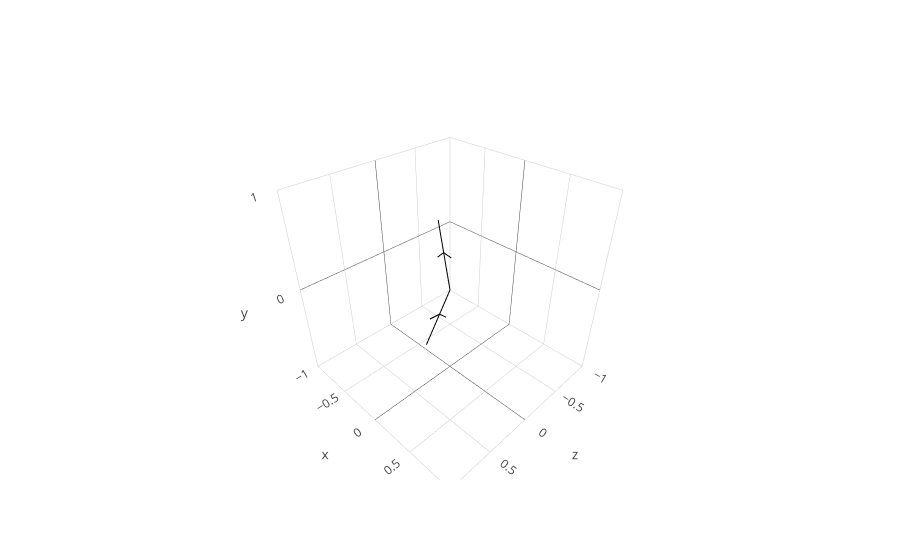

The code cell stored with this chart in its notebook:
### Code cell
arr1 = Arrow(theta=0.2*np.pi, phi=0.1*np.pi, out=False, width=2)
arr2 = Arrow(theta=0.7*np.pi, phi=0.9*np.pi, out=True, width=2)

layout = {
    'autosize': True,
    'scene': {
        'aspectmode': 'cube',
        'xaxis': {'range': [-1, 1], 'autorange': False, 'zeroline': True},
        'yaxis': {'range': [-1, 1], 'autorange': False, 'zeroline': True},
        'zaxis': {'range': [-1, 1], 'autorange': False, 'zeroline': True},
        'camera': {
            'up': {'x': 0, 'y': 1, 'z': 0} # DOESN'T WORK -- WHY NOT!?
        }
    }
}

plot_data = arr1.data + arr2.data # joins lists
# plot_data = arr1.data

fig = go.Figure(data=plot_data, layout=layout)
iplot(fig)

### Figure 1 — Plotly figure (JSON) as saved in the notebook; plotly's stock layout.template omitted (floating-point values rounded to 4 significant figures)
{"data": [{"line": {"color": "rgb(0,0,0)", "width": 2}, "mode": "lines", "showlegend": false, "type": "scatter3d", "x": [0, 0.559], "y": [0, 0.1816], "z": [0, 0.809]}, {"line": {"color": "rgb(0,0,0)", "width": 2}, "mode": "lines", "showlegend": false, "type": "scatter3d", "x": [0.3734, 0.2795, 0.2646], "y": [0.1213, 0.09082, 0.08598], "z": [0.4202, 0.4045, 0.5033]}, {"line": {"color": "rgb(0,0,0)", "width": 2}, "mode": "lines", "showlegend": false, "type": "scatter3d", "x": [0, -0.7694], "y": [0, 0.25], "z": [0, -0.5878]}, {"line": {"color": "rgb(0,0,0)", "width": 2}, "mode": "lines", "showlegend": false, "type": "scatter3d", "x": [-0.2908, -0.3847, -0.3698], "y": [0.09448, 0.125, 0.1202], "z": [-0.3095, -0.2939, -0.1951]}], "layout": {"autosize": true, "scene": {"aspectmode": "cube", "camera": {"up": {"x": 0, "y": 1, "z": 0}}, "xaxis": {"autorange": false, "range": [-1, 1], "zeroline": true}, "yaxis": {"autorange": false, "range": [-1, 1], "zeroline": true}, "zaxis": {"autorange": false, "range": [-1, 1], "zeroline": true}}}}
